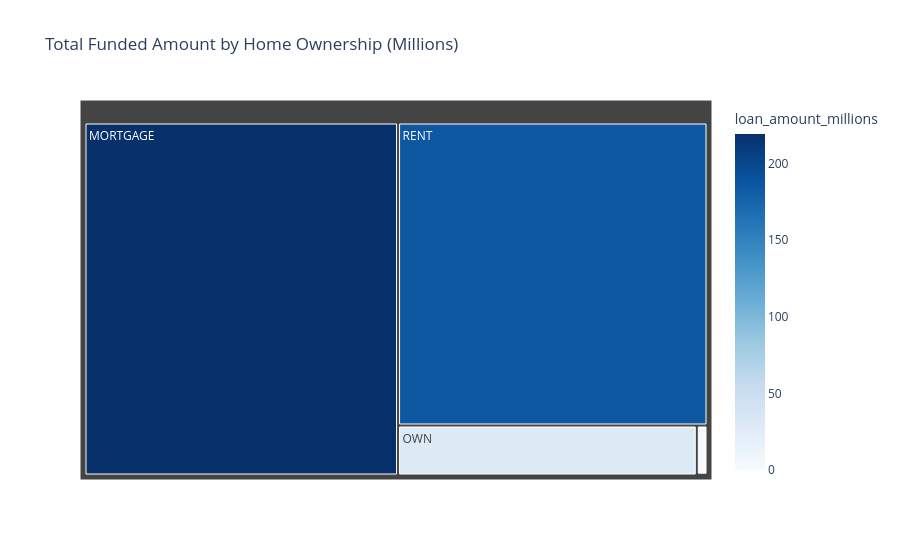

Notebook code cell kept with this figure:
### Code cell
home_funding=df.groupby('home_ownership')['loan_amount'].sum().reset_index()
home_funding['loan_amount_millions']=home_funding['loan_amount']/1_000_000

fig=px.treemap(
    home_funding,
    path=['home_ownership'],
    values='loan_amount_millions',
    color='loan_amount_millions',
    color_continuous_scale='Blues',
    title='Total Funded Amount by Home Ownership (Millions)'
)
fig.show()

### Figure 1 — Plotly figure (JSON) as saved in the notebook; plotly's stock layout.template omitted (floating-point values rounded to 4 significant figures)
{"data": [{"branchvalues": "total", "customdata": [[219.3], [0.0168], [1.045], [29.6], [185.8]], "domain": {"x": [0, 1], "y": [0, 1]}, "hovertemplate": "labels=%{label}<br>loan_amount_millions_sum=%{value}<br>parent=%{parent}<br>id=%{id}<br>loan_amount_millions=%{color}<extra></extra>", "ids": ["MORTGAGE", "NONE", "OTHER", "OWN", "RENT"], "labels": ["MORTGAGE", "NONE", "OTHER", "OWN", "RENT"], "marker": {"coloraxis": "coloraxis", "colors": [219.3, 0.0168, 1.045, 29.6, 185.8]}, "name": "", "parents": ["", "", "", "", ""], "type": "treemap", "values": [219.3, 0.0168, 1.045, 29.6, 185.8]}], "layout": {"coloraxis": {"colorbar": {"title": {"text": "loan_amount_millions"}}, "colorscale": [[0, "rgb(247,251,255)"], [0.125, "rgb(222,235,247)"], [0.25, "rgb(198,219,239)"], [0.375, "rgb(158,202,225)"], [0.5, "rgb(107,174,214)"], [0.625, "rgb(66,146,198)"], [0.75, "rgb(33,113,181)"], [0.875, "rgb(8,81,156)"], [1, "rgb(8,48,107)"]]}, "legend": {"tracegroupgap": 0}, "title": {"text": "Total Funded Amount by Home Ownership (Millions)"}}}
